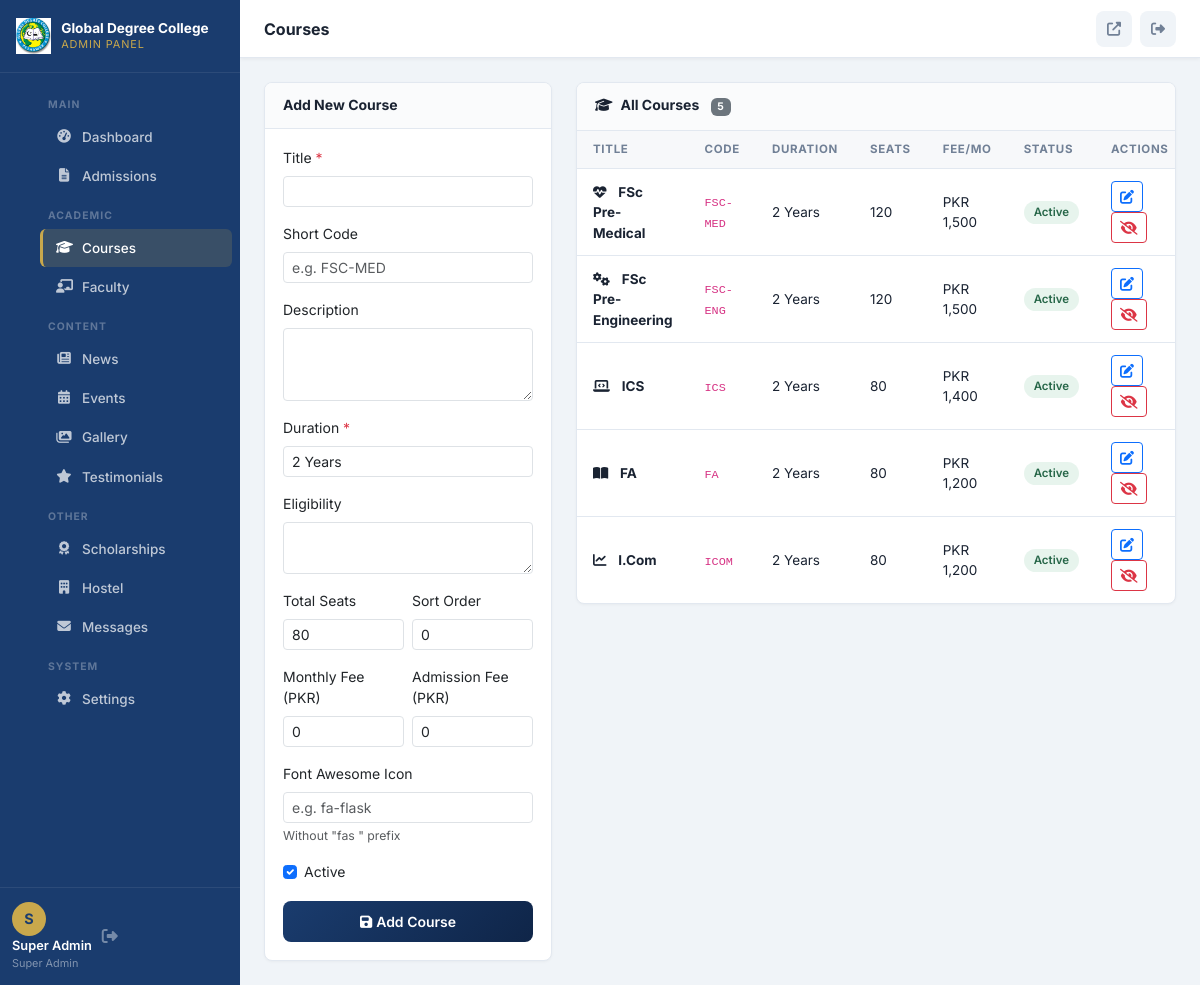
Page /admin/modules/courses.php (signed in) on the committed database.
### tables this page shows
CREATE TABLE `courses` (
    `id`              INT UNSIGNED NOT NULL AUTO_INCREMENT,
    `title`           VARCHAR(150) NOT NULL COMMENT 'e.g. FSc Pre-Medical',
    `slug`            VARCHAR(170) NOT NULL COMMENT 'URL-friendly identifier',
    `short_code`      VARCHAR(20) NOT NULL COMMENT 'e.g. FSC-MED',
    `description`     TEXT DEFAULT NULL,
    `duration`        VARCHAR(50) NOT NULL COMMENT 'e.g. 2 Years',
    `eligibility`     TEXT DEFAULT NULL COMMENT 'Entry requirements',
    `total_seats`     SMALLINT UNSIGNED NOT NULL DEFAULT 0,
    `fee_per_month`   DECIMAL(10,2) NOT NULL DEFAULT 0.00,
    `admission_fee`   DECIMAL(10,2) NOT NULL DEFAULT 0.00,
    `icon`            VARCHAR(100) DEFAULT NULL COMMENT 'Font Awesome class e.g. fa-flask',
    `cover_image`     VARCHAR(255) DEFAULT NULL,
    `sort_order`      TINYINT UNSIGNED NOT NULL DEFAULT 0,
    `is_active`       TINYINT(1) NOT NULL DEFAULT 1,
    `created_at`      DATETIME NOT NULL DEFAULT CURRENT_TIMESTAMP,
    `updated_at`      DATETIME NOT NULL DEFAULT CURRENT_TIMESTAMP ON UPDATE CURRENT_TIMESTAMP,

    PRIMARY KEY (`id`),
    UNIQUE KEY `uq_courses_slug`      (`slug`),
    UNIQUE KEY `uq_courses_code`      (`short_code`),
    INDEX `idx_courses_active`        (`is_active`),
    INDEX `idx_courses_order`         (`sort_order`)
);

### includes/helpers/sanitize.php (called while the page is built, shortened)
<?php
function h(mixed $value): string
{
    return htmlspecialchars((string)$value, ENT_QUOTES | ENT_SUBSTITUTE, 'UTF-8');
}

### includes/config/db.php (called while the page is built, shortened)
<?php
class Database
{
    private static ?Database $instance = null;
    private PDO $pdo;
    private function __construct()
    {
        $dsn = sprintf(
            'mysql:host=%s;dbname=%s;charset=%s',
            DB_HOST, DB_NAME, DB_CHARSET
        );
        $options = [
            PDO::ATTR_ERRMODE            => PDO::ERRMODE_EXCEPTION,
            PDO::ATTR_DEFAULT_FETCH_MODE => PDO::FETCH_ASSOC,
            PDO::ATTR_EMULATE_PREPARES   => false,
            PDO::MYSQL_ATTR_INIT_COMMAND => "SET NAMES utf8mb4 COLLATE utf8mb4_unicode_ci",
        ];
        try {
            $this->pdo = new PDO($dsn, DB_USER, DB_PASS, $options);
        } catch (PDOException $e) {
            $this->handleError('Database connection failed.', $e);
        }
    }
    public static function getInstance(): self
    {
        if (self::$instance === null) {
            self::$instance = new self();
        }
        return self::$instance;
    }
    public function fetchAll(string $sql, array $params = []): array
    {
        $stmt = $this->run($sql, $params);
        return $stmt->fetchAll();
    }
    private function run(string $sql, array $params = []): PDOStatement
    {
        try {
            $stmt = $this->pdo->prepare($sql);
            $stmt->execute($params);
            return $stmt;
        } catch (PDOException $e) {
            $this->handleError('Query failed: ' . $sql, $e);
        }
    }
}

### includes/helpers/functions.php (called while the page is built, shortened)
<?php
function formatCurrency(float $amount): string
{
    return 'PKR ' . number_format($amount, 0);
}

### admin/modules/courses.php (the view, shortened to what this page needs)
<?php
$db = Database::getInstance();
$editCourse = null;
$courses = $db->fetchAll("SELECT * FROM courses ORDER BY sort_order, id");
require_once __DIR__ . '/../templates/admin-header.php';
?>
<div class="row g-4">
    <div class="col-lg-4">
        <div class="admin-card">
            <div class="admin-card-header">
                <h6><?= $editCourse ? 'Edit Course' : 'Add New Course' ?></h6>
            </div>
            <div class="admin-card-body">
                <form method="POST">
                    <div class="mb-3">
                        <label class="form-label">Title <span class="text-danger">*</span></label>
                        <input type="text" name="title" class="form-control form-control-sm"
                               value="<?= h($editCourse['title'] ?? '') ?>" required>
                    </div>
                    <div class="mb-3">
                        <label class="form-label">Short Code</label>
                        <input type="text" name="short_code" class="form-control form-control-sm"
                               value="<?= h($editCourse['short_code'] ?? '') ?>"
                               placeholder="e.g. FSC-MED" maxlength="20">
                    </div>
                    <div class="mb-3">
                        <label class="form-label">Description</label>
                        <textarea name="description" rows="3"
                                  class="form-control form-control-sm"><?= h($editCourse['description'] ?? '') ?></textarea>
                    </div>
                    <div class="mb-3">
                        <label class="form-label">Duration <span class="text-danger">*</span></label>
                        <input type="text" name="duration" class="form-control form-control-sm"
                               value="<?= h($editCourse['duration'] ?? '2 Years') ?>">
                    </div>
                    <div class="mb-3">
                        <label class="form-label">Eligibility</label>
                        <textarea name="eligibility" rows="2"
                                  class="form-control form-control-sm"><?= h($editCourse['eligibility'] ?? '') ?></textarea>
                    </div>
                    <div class="row g-2 mb-3">
                        <div class="col-6">
                            <label class="form-label">Total Seats</label>
                            <input type="number" name="total_seats" class="form-control form-control-sm"
                                   value="<?= (int)($editCourse['total_seats'] ?? 80) ?>">
                        </div>
                        <div class="col-6">
                            <label class="form-label">Sort Order</label>
                            <input type="number" name="sort_order" class="form-control form-control-sm"
                                   value="<?= (int)($editCourse['sort_order'] ?? 0) ?>">
                        </div>
                    </div>
                    <div class="row g-2 mb-3">
                        <div class="col-6">
                            <label class="form-label">Monthly Fee (PKR)</label>
                            <input type="number" name="fee_per_month" class="form-control form-control-sm"
                                   step="0.01" value="<?= (float)($editCourse['fee_per_month'] ?? 0) ?>">
                        </div>
                        <div class="col-6">
                            <label class="form-label">Admission Fee (PKR)</label>
                            <input type="number" name="admission_fee" class="form-control form-control-sm"
                                   step="0.01" value="<?= (float)($editCourse['admission_fee'] ?? 0) ?>">
                        </div>
                    </div>
                    <div class="mb-3">
                        <label class="form-label">Font Awesome Icon</label>
                        <input type="text" name="icon" class="form-control form-control-sm"
                               value="<?= h($editCourse['icon'] ?? '') ?>"
                               placeholder="e.g. fa-flask">
                        <div class="form-text">Without "fas " prefix</div>
                    </div>
                    <div class="mb-3 form-check">
                        <input type="checkbox" name="is_active" class="form-check-input"
                               id="isActive" <?= ($editCourse['is_active'] ?? 1) ? 'checked' : '' ?>>
                        <label class="form-check-label" for="isActive">Active</label>
                    </div>
                    <button class="btn btn-admin-primary btn-sm w-100">
                        <i class="fas fa-save me-1"></i><?= $editCourse ? 'Update Course' : 'Add Course' ?>
                    </button>
                </form>
            </div>
        </div>
    </div>
    <div class="col-lg-8">
        <div class="admin-card">
            <div class="admin-card-header">
                <h6><i class="fas fa-graduation-cap me-2"></i>All Courses
                    <span class="badge bg-secondary ms-2"><?= count($courses) ?></span>
                </h6>
            </div>
            <div class="admin-card-body p-0">
                <table class="admin-table">
                    <thead>
                        <tr>
                            <th>Title</th>
                            <th>Code</th>
                            <th>Duration</th>
                            <th>Seats</th>
                            <th>Fee/mo</th>
                            <th>Status</th>
                            <th>Actions</th>
                        </tr>
                    </thead>
                    <tbody>
                    <?php foreach ($courses as $c): ?>
                        <tr>
                            <td>
                                <i class="fas <?= h($c['icon'] ?: 'fa-book') ?> text-gold me-2"></i>
                                <strong><?= h($c['title']) ?></strong>
                            </td>
                            <td><code><?= h($c['short_code']) ?></code></td>
                            <td><?= h($c['duration']) ?></td>
                            <td><?= (int)$c['total_seats'] ?></td>
                            <td><?= formatCurrency((float)$c['fee_per_month']) ?></td>
                            <td>
                                <span class="status-badge <?= $c['is_active'] ? 'badge-success' : 'badge-secondary' ?>">
                                    <?= $c['is_active'] ? 'Active' : 'Inactive' ?>
                                </span>
                            </td>
                            <td>
                                <a href="?edit=<?= (int)$c['id'] ?>"
                                   class="btn btn-sm btn-outline-primary me-1">
                                    <i class="fas fa-edit"></i>
                                </a>
                                <form method="POST" class="d-inline"
                                      onsubmit="return confirm('Deactivate this course?')">
                                    <button class="btn btn-sm btn-outline-danger">
                                        <i class="fas fa-eye-slash"></i>
                                    </button>
                                </form>
                            </td>
                        </tr>
                    <?php endforeach; ?>
                    </tbody>
                </table>
            </div>
        </div>
    </div>
</div>
<?php require_once __DIR__ . '/../templates/admin-footer.php'; ?>

### assets/css/admin.css (style rules this page uses)
:root { --admin-sidebar-w: 240px; --admin-topbar-h: 58px; --admin-navy: #1a3c6e; --admin-gold: #c9a84c; --admin-bg: #f0f4f8; --admin-white: #ffffff; --admin-border: #e2e8f0; --admin-text: #1a2332; --admin-muted: #718096; --radius: 8px; --transition: all 0.25s ease; }
* { box-sizing: border-box; margin: 0; padding: 0; }
body { font-family: 'Inter', system-ui, sans-serif; font-size: 0.875rem; }
.btn-admin-primary { background: linear-gradient(135deg, var(--admin-navy), #0f2548); color: #fff; border: none; padding: 10px 20px; border-radius: var(--radius); font-weight: 600; font-size: 0.875rem; transition: var(--transition); cursor: pointer; }
.admin-body { background: var(--admin-bg); min-height: 100vh; }
.admin-card { background: var(--admin-white); border-radius: var(--radius); border: 1px solid var(--admin-border); box-shadow: 0 1px 3px rgba(0,0,0,0.04); overflow: hidden; }
.admin-card-header { display: flex; align-items: center; justify-content: space-between; padding: 14px 18px; border-bottom: 1px solid var(--admin-border); background: #fafbfc; }
.admin-card-header h6 { margin: 0; font-size: 0.875rem; font-weight: 700; color: var(--admin-text); }
.admin-card-body { padding: 18px; }
.admin-table { width: 100%; border-collapse: collapse; font-size: 0.845rem; }
.admin-table thead th { background: #f7f8fa; color: var(--admin-muted); font-size: 0.72rem; font-weight: 700; text-transform: uppercase; letter-spacing: 0.06em; padding: 10px 16px; border-bottom: 1px solid var(--admin-border); white-space: nowrap; }
.admin-table tbody td { padding: 12px 16px; border-bottom: 1px solid var(--admin-border); vertical-align: middle; color: var(--admin-text); }
.admin-table tbody tr:last-child td { border-bottom: none; }
.status-badge { display: inline-flex; align-items: center; gap: 5px; padding: 3px 10px; border-radius: 20px; font-size: 0.72rem; font-weight: 600; }
.badge-success { background: rgba(56,161,105,0.12); color: #276749; }

### rows in the picture
courses: title "FSc Pre-Medical", short_code "FSC-MED", duration "2 Years", total_seats "120", fee_per_month "PKR 1,500", is_active "Active"
courses: title "FSc Pre-Engineering", short_code "FSC-ENG", duration "2 Years", total_seats "120", fee_per_month "PKR 1,500", is_active "Active"
courses: title "ICS", short_code "ICS", duration "2 Years", total_seats "80", fee_per_month "PKR 1,400", is_active "Active"
courses: title "FA", short_code "FA", duration "2 Years", total_seats "80", fee_per_month "PKR 1,200", is_active "Active"
courses: title "I.Com", short_code "ICOM", duration "2 Years", total_seats "80", fee_per_month "PKR 1,200", is_active "Active"

### other values in the picture
setting('site_name','GDC') "Global Degree College"
$label "Dashboard Admissions Courses Faculty News Events Gallery Testimonials Scholarships Hostel Messages Settings"
substr($adminUser['name'], 0, 1) "S"
$adminUser['name'] "Super Admin"
str_replace('_',' ', $adminUser['role']) "Super Admin"
$adminPageTitle "Courses"
count($courses) "5"
